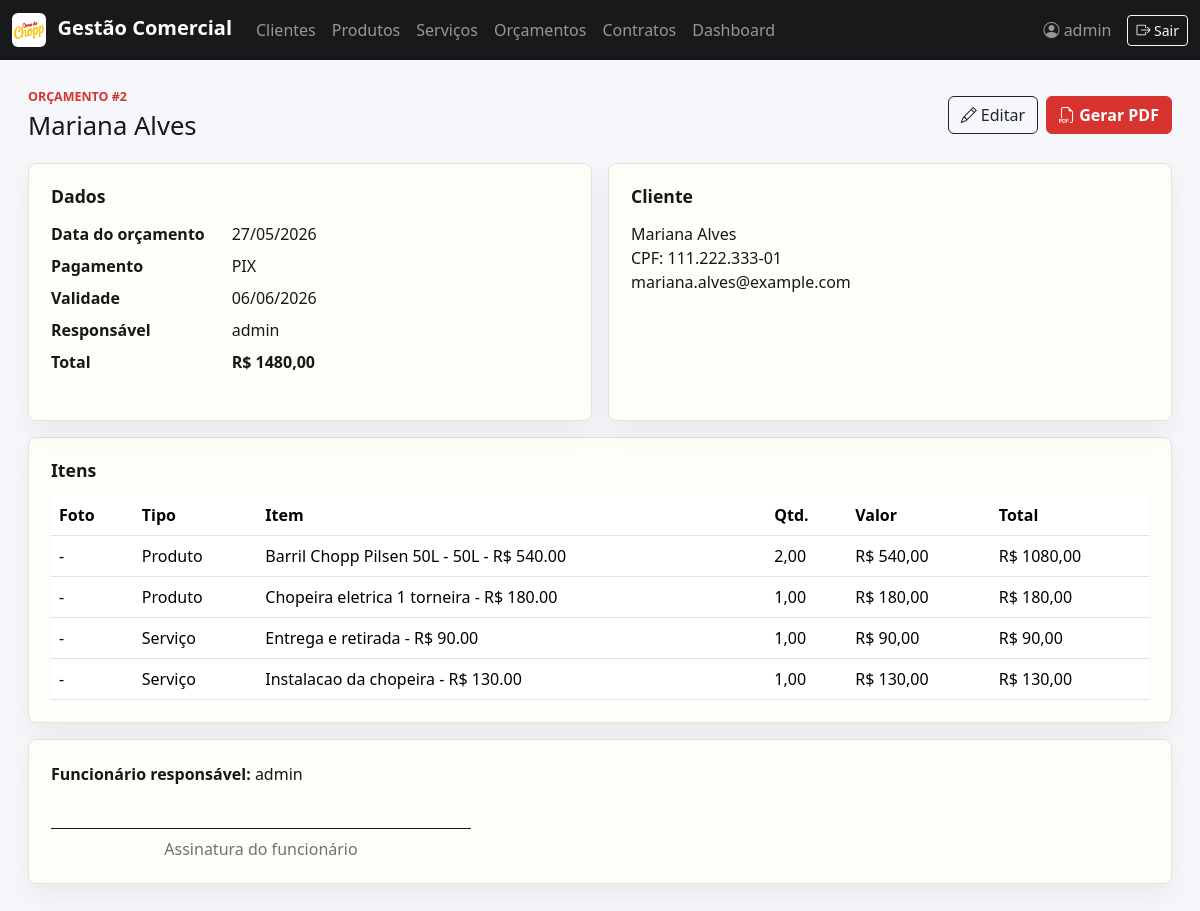
Before: /orcamentos/2/ (signed in) with the older database file.
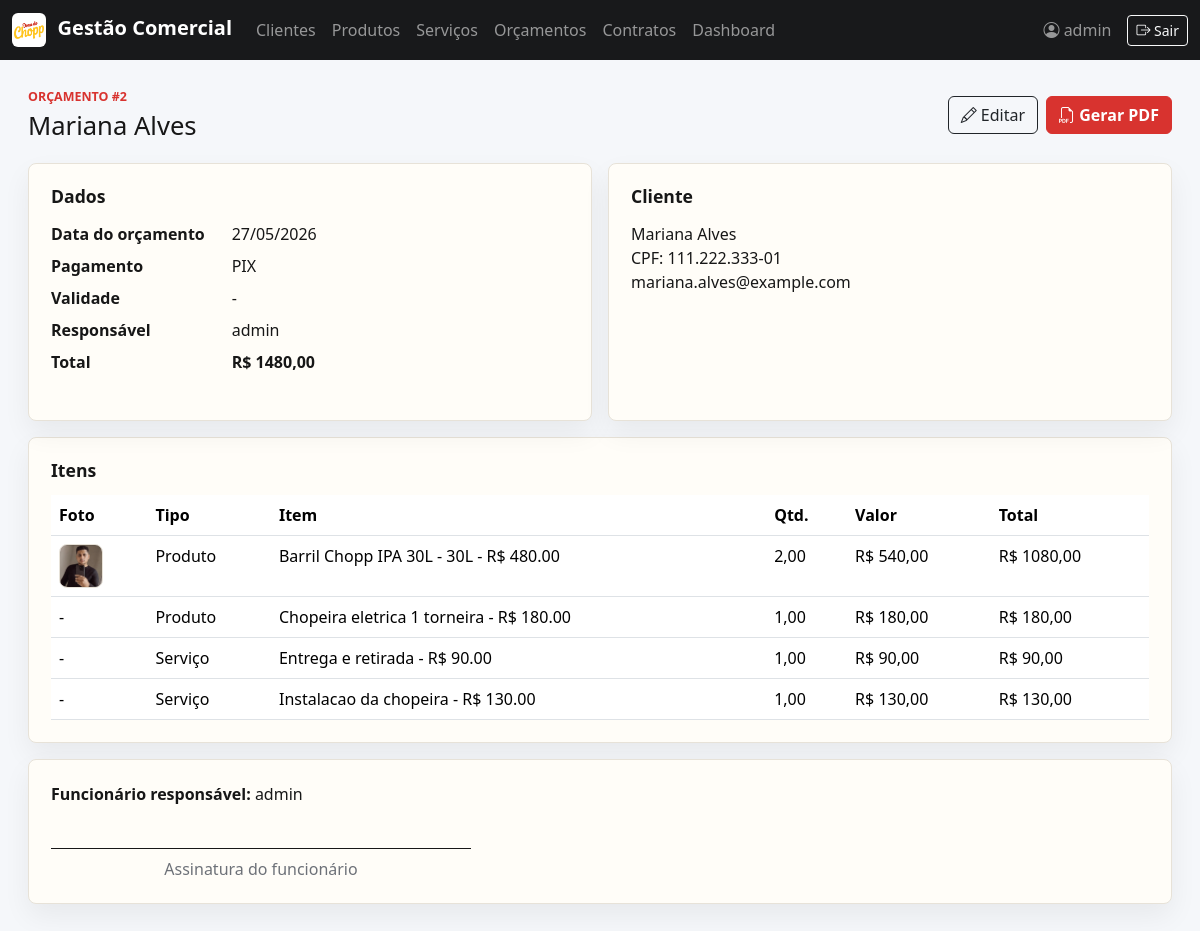
After: the same page with the newer database file.
### comercial/models.py (models this page shows, shortened)
class TimeStampedModel(models.Model):
    criado_em = models.DateTimeField(auto_now_add=True)
    atualizado_em = models.DateTimeField(auto_now=True)
    class Meta:
        abstract = True

class Orcamento(TimeStampedModel):
    FORMAS_PAGAMENTO = [
        ("dinheiro", "Dinheiro"),
        ("cartao", "Cartão"),
        ("pix", "PIX"),
        ("boleto", "Boleto"),
    ]
    cliente = models.ForeignKey(Cliente, on_delete=models.PROTECT, related_name="orcamentos")
    usuario = models.ForeignKey(settings.AUTH_USER_MODEL, on_delete=models.PROTECT)
    validade = models.DateField(blank=True, null=True)
    forma_pagamento = models.CharField(max_length=20, choices=FORMAS_PAGAMENTO, default="pix")
    observacoes = models.TextField(blank=True)
    desconto = models.DecimalField(max_digits=10, decimal_places=2, default=Decimal("0.00"))
    logo = models.ImageField(upload_to="logos/", blank=True, null=True)
    arquivo_pdf = models.FileField(upload_to="orcamentos/", blank=True, null=True)
    class Meta:
        ordering = ["-criado_em"]
    @property
    def subtotal_produtos(self):
        return sum((item.total for item in self.itens_produto.all()), Decimal("0.00"))
    @property
    def subtotal_servicos(self):
        return sum((item.total for item in self.itens_servico.all()), Decimal("0.00"))
    @property
    def valor_total(self):
        return self.subtotal_produtos + self.subtotal_servicos - self.desconto
    @property
    def responsavel(self):
        return self.usuario.get_full_name() or self.usuario.get_username()

class OrcamentoProduto(models.Model):
    orcamento = models.ForeignKey(Orcamento, on_delete=models.CASCADE, related_name="itens_produto")
    produto = models.ForeignKey(Produto, on_delete=models.PROTECT)
    quantidade = models.DecimalField(max_digits=10, decimal_places=2, default=Decimal("1.00"))
    valor_unitario = models.DecimalField(max_digits=10, decimal_places=2)
    @property
    def total(self):
        return self.quantidade * self.valor_unitario

class Produto(TimeStampedModel):
    nome = models.CharField(max_length=120)
    imagem = models.ImageField(upload_to="produtos/", blank=True, null=True)
    disponivel = models.BooleanField(default=True)
    valor = models.DecimalField(max_digits=10, decimal_places=2)
    estoque_quantidade = models.PositiveIntegerField(default=0)
    litros = models.PositiveIntegerField(
        blank=True,
        null=True,
        verbose_name="Litros (opcional)",
    )
    descricao = models.TextField(blank=True)
    class Meta:
        ordering = ["nome"]
    def __str__(self):
        detalhe = f" - {self.litros}L" if self.litros else ""
        return f"{self.nome}{detalhe} - R$ {self.valor}"

class Cliente(TimeStampedModel):
    TIPOS_DOCUMENTO = [
        ("cpf", "CPF"),
        ("cnpj", "CNPJ"),
    ]
    nome_completo = models.CharField(max_length=120)
    tipo_documento = models.CharField(
        max_length=4,
        choices=TIPOS_DOCUMENTO,
        default="cpf",
        verbose_name="Tipo de pessoa",
    )
    documento = models.CharField(max_length=18, unique=True, verbose_name="CPF ou CNPJ")
    email = models.EmailField(max_length=120, blank=True)
    endereco_residencial = models.CharField(max_length=255)
    celular = models.CharField(max_length=20)
    class Meta:
        ordering = ["nome_completo"]
    @property
    def documento_formatado(self):
        value = "".join(filter(str.isdigit, self.documento))
        if self.tipo_documento == "cpf" and len(value) == 11:
            return f"{value[:3]}.{value[3:6]}.{value[6:9]}-{value[9:]}"
        if self.tipo_documento == "cnpj" and len(value) == 14:
            return f"{value[:2]}.{value[2:5]}.{value[5:8]}/{value[8:12]}-{value[12:]}"
        return self.documento
    def __str__(self):
        return self.nome_completo

class OrcamentoServico(models.Model):
    orcamento = models.ForeignKey(Orcamento, on_delete=models.CASCADE, related_name="itens_servico")
    servico = models.ForeignKey(Servico, on_delete=models.PROTECT)
    quantidade = models.DecimalField(max_digits=10, decimal_places=2, default=Decimal("1.00"))
    valor_unitario = models.DecimalField(max_digits=10, decimal_places=2)
    @property
    def total(self):
        return self.quantidade * self.valor_unitario

### comercial/views.py (the view)
# urls.py: path("orcamentos/<int:pk>/", views.orcamento_detail, name="orcamento_detail"),
@login_required
def orcamento_detail(request, pk):
    orcamento = get_object_or_404(Orcamento.objects.select_related("cliente", "usuario"), pk=pk)
    return render(request, "comercial/orcamentos/detail.html", {"orcamento": orcamento})

### comercial/models.py (called while the page is built)
    def __str__(self):
        return f"{self.nome} - R$ {self.valor}"

### templates/comercial/orcamentos/detail.html
{% extends "base.html" %}
{% block content %}
<section class="page-header">
    <div><p class="eyebrow">Orçamento #{{ orcamento.pk }}</p><h1>{{ orcamento.cliente }}</h1></div>
    <div class="d-flex gap-2">
        <a class="btn btn-outline-dark" href="{% url 'orcamento_update' orcamento.pk %}"><i class="bi bi-pencil"></i> Editar</a>
        <a class="btn btn-brand" href="{% url 'orcamento_pdf' orcamento.pk %}"><i class="bi bi-filetype-pdf"></i> Gerar PDF</a>
    </div>
</section>
<section class="detail-grid">
    <div class="surface">
        <h2 class="section-title">Dados</h2>
        <dl class="row">
            <dt class="col-sm-4">Data do orçamento</dt><dd class="col-sm-8">{{ orcamento.criado_em|date:"d/m/Y" }}</dd>
            <dt class="col-sm-4">Pagamento</dt><dd class="col-sm-8">{{ orcamento.get_forma_pagamento_display }}</dd>
            <dt class="col-sm-4">Validade</dt><dd class="col-sm-8">{{ orcamento.validade|date:"d/m/Y"|default:"-" }}</dd>
            <dt class="col-sm-4">Responsável</dt><dd class="col-sm-8">{{ orcamento.responsavel }}</dd>
            <dt class="col-sm-4">Total</dt><dd class="col-sm-8 fw-bold">R$ {{ orcamento.valor_total|floatformat:2 }}</dd>
        </dl>
    </div>
    <div class="surface">
        <h2 class="section-title">Cliente</h2>
        <p>
            {{ orcamento.cliente.nome_completo }}<br>
            {{ orcamento.cliente.get_tipo_documento_display }}: {{ orcamento.cliente.documento_formatado }}<br>
            {{ orcamento.cliente.email }}
        </p>
    </div>
</section>
<section class="surface mt-3">
    <h2 class="section-title">Itens</h2>
    <table class="table">
        <thead><tr><th>Foto</th><th>Tipo</th><th>Item</th><th>Qtd.</th><th>Valor</th><th>Total</th></tr></thead>
        <tbody>
        {% for item in orcamento.itens_produto.all %}
            <tr><td>{% if item.produto.imagem %}<img class="item-thumb item-thumb--compact" src="{{ item.produto.imagem.url }}" alt="{{ item.produto.nome }}">{% else %}-{% endif %}</td><td>Produto</td><td>{{ item.produto }}</td><td>{{ item.quantidade }}</td><td>R$ {{ item.valor_unitario }}</td><td>R$ {{ item.total|floatformat:2 }}</td></tr>
        {% endfor %}
        {% for item in orcamento.itens_servico.all %}
            <tr><td>{% if item.servico.imagem %}<img class="item-thumb item-thumb--compact" src="{{ item.servico.imagem.url }}" alt="{{ item.servico.nome }}">{% else %}-{% endif %}</td><td>Serviço</td><td>{{ item.servico }}</td><td>{{ item.quantidade }}</td><td>R$ {{ item.valor_unitario }}</td><td>R$ {{ item.total|floatformat:2 }}</td></tr>
        {% endfor %}
        </tbody>
    </table>
</section>
<section class="surface mt-3 signature-area">
    <p><strong>Funcionário responsável:</strong> {{ orcamento.responsavel }}</p>
    <div class="signature-line">Assinatura do funcionário</div>
</section>
{% endblock %}

Changed rows visible on the page:
changed Orcamento "PIX": validade "06/06/2026" → "-"
changed OrcamentoProduto: produto.imagem: picture added; produto "Barril Chopp Pilsen 50L - 50L - R$ 540.00" → "Barril Chopp IPA 30L - 30L - R$ 480.00"; no longer shows "-"
